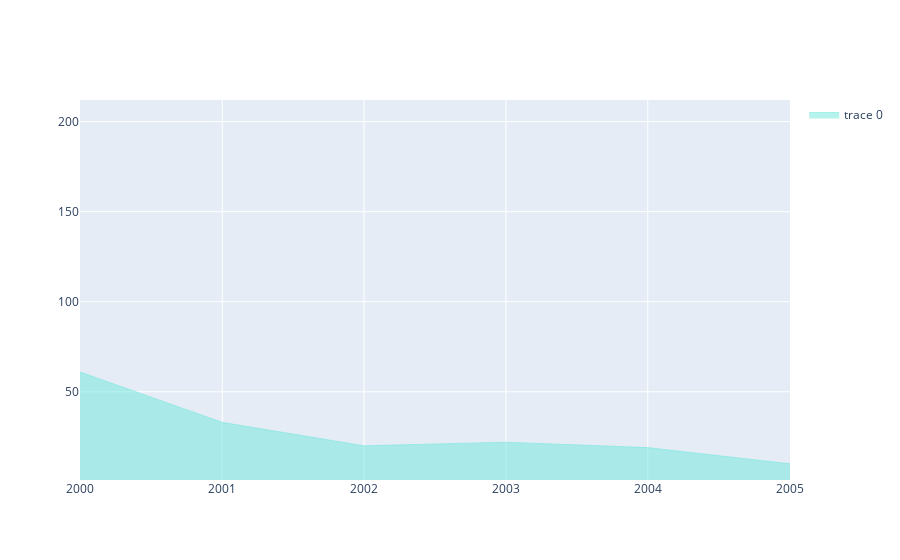

The notebook cell this image was saved under:
### Code cell
import plotly.graph_objects as go
dff = games_df.groupby(["Platform", "Year_of_Release"], as_index=False).size()

x= list(dff['Year_of_Release'].sort_values().unique())
fig = go.Figure()

fig.add_trace(go.Scatter(
x=x, y=dff['size'].loc[dff['Platform']==dff['Platform'].sort_values().unique()[0]],
mode='lines',
line=dict(width=0.5, color='rgb(111, 231, 219)'),
stackgroup='one'))

fig.update_layout(
    showlegend=True,
    xaxis_type='date',
    yaxis=dict(type='linear',range=[dff['size'].min(),dff['size'].max()]))

fig.show()

### Figure 1 — Plotly figure (JSON) as saved in the notebook; plotly's stock layout.template omitted (floating-point values rounded to 4 significant figures)
{"data": [{"line": {"color": "rgb(111, 231, 219)", "width": 0.5}, "mode": "lines", "stackgroup": "one", "type": "scatter", "x": [2000, 2001, 2002, 2003, 2004, 2005, 2006, 2007, 2008, 2009, 2010, 2011, 2012, 2013, 2014, 2015, 2016], "y": [61, 33, 20, 22, 19, 10]}], "layout": {"autosize": true, "showlegend": true, "xaxis": {"autorange": true, "range": ["2000-01-01", "2005-01-01"], "type": "date"}, "yaxis": {"range": [1, 212], "type": "linear"}}}
